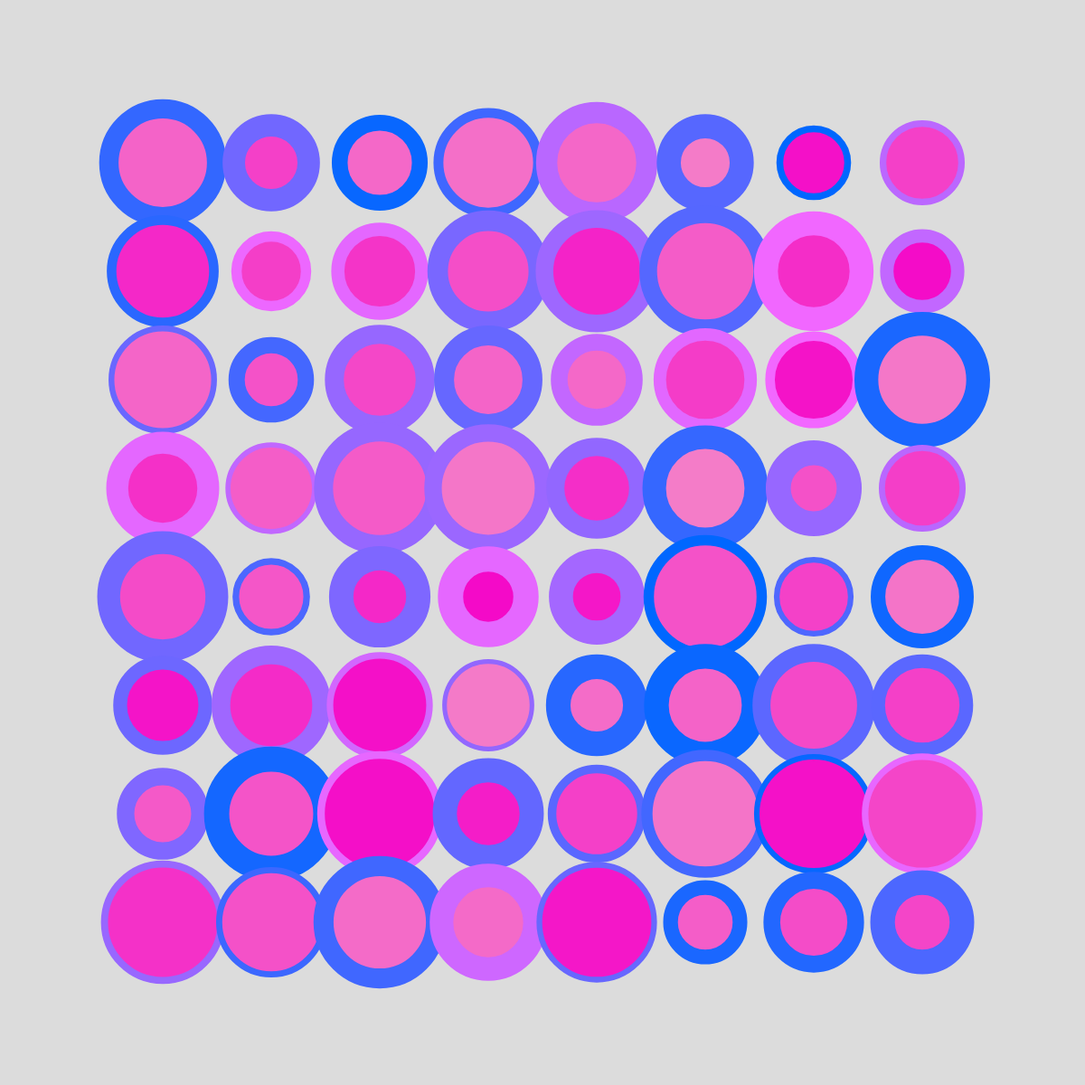
Frame 1 (no input)
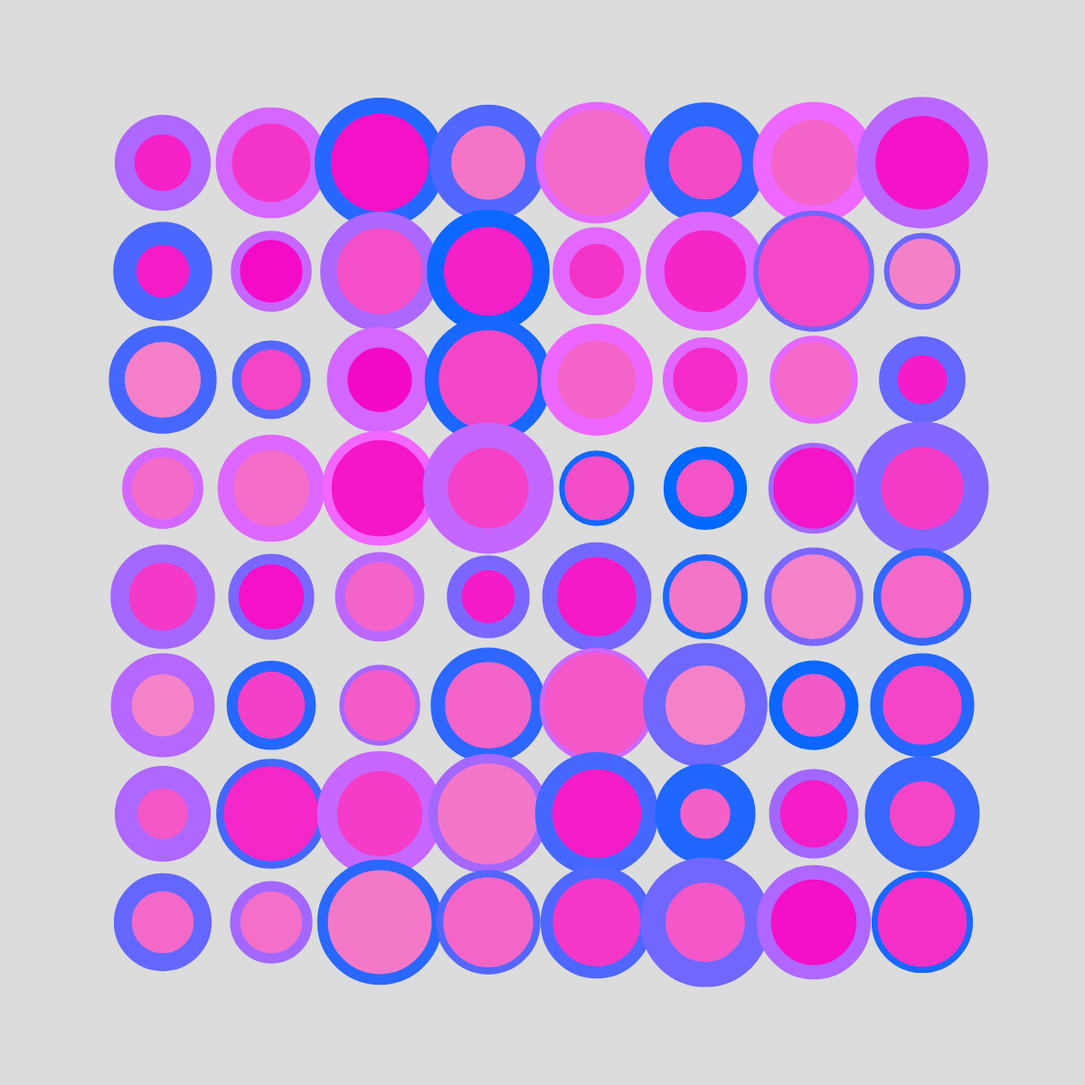
Frame 2 (the mouse pressed at the canvas centre, redrawn once)

The p5.js sketch that drew these frames (run headless with seeded random() and noise() and a simulated clock; the mouse was pressed at the canvas centre and the sketch redrawn once):

// p5.js sketch
// ── sketch.js
function setup() {
  // create a canvas
  createCanvas(1200, 1200);
  noLoop();
}

function draw() {
  background(220);

  //moving grid towards center
  translate(180,180)

  for(let x = 0; x < 8; x += 1) {
    for(let y = 0; y < 8; y += 1){
      push();

      //moving the drawing plan by adding new circle
      translate(x * 120,y * 120);
      
      // thickness to circle
      strokeWeight(random(5,28) );

      // outside line color
      stroke(random(0,245),103,293);

      // fill color
      fill(244,random(8,130),200);

      // arc
      arc(random(0,10,100,0,0,90));

      // the circle
      ellipse(0,0,random(75,130));

      pop(random(8,10));
    }

  }
  
}
